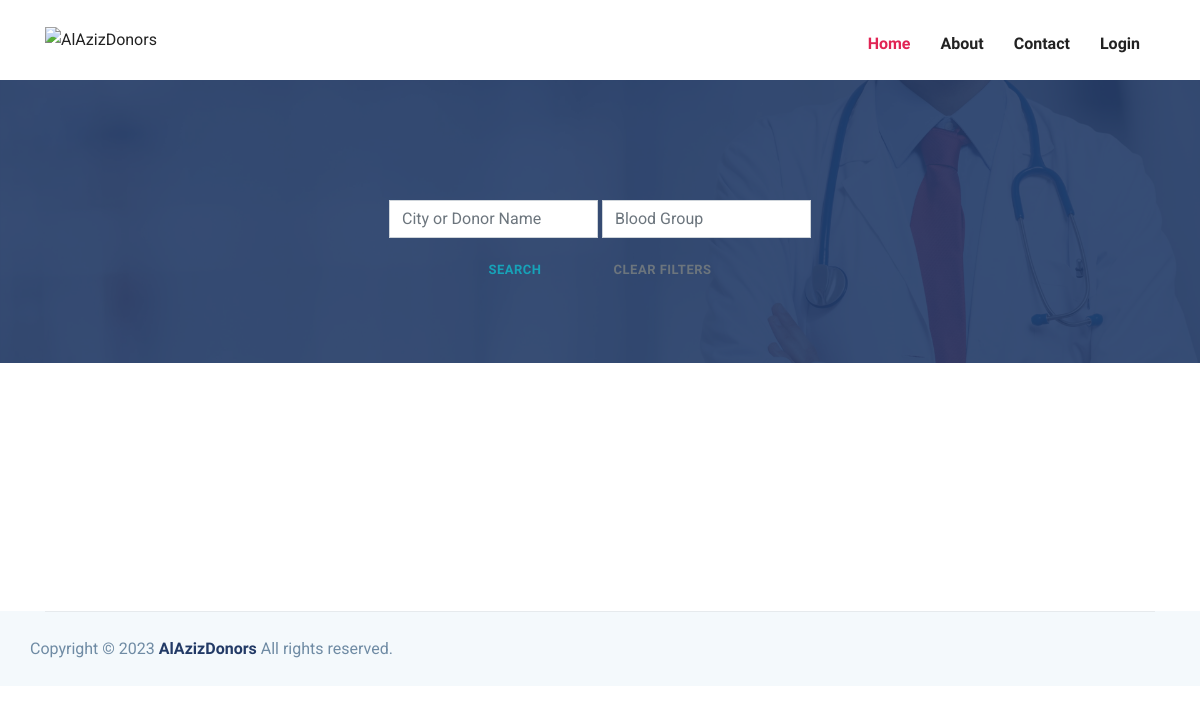
/donorlist/, run on an earlier commit of the app's database.
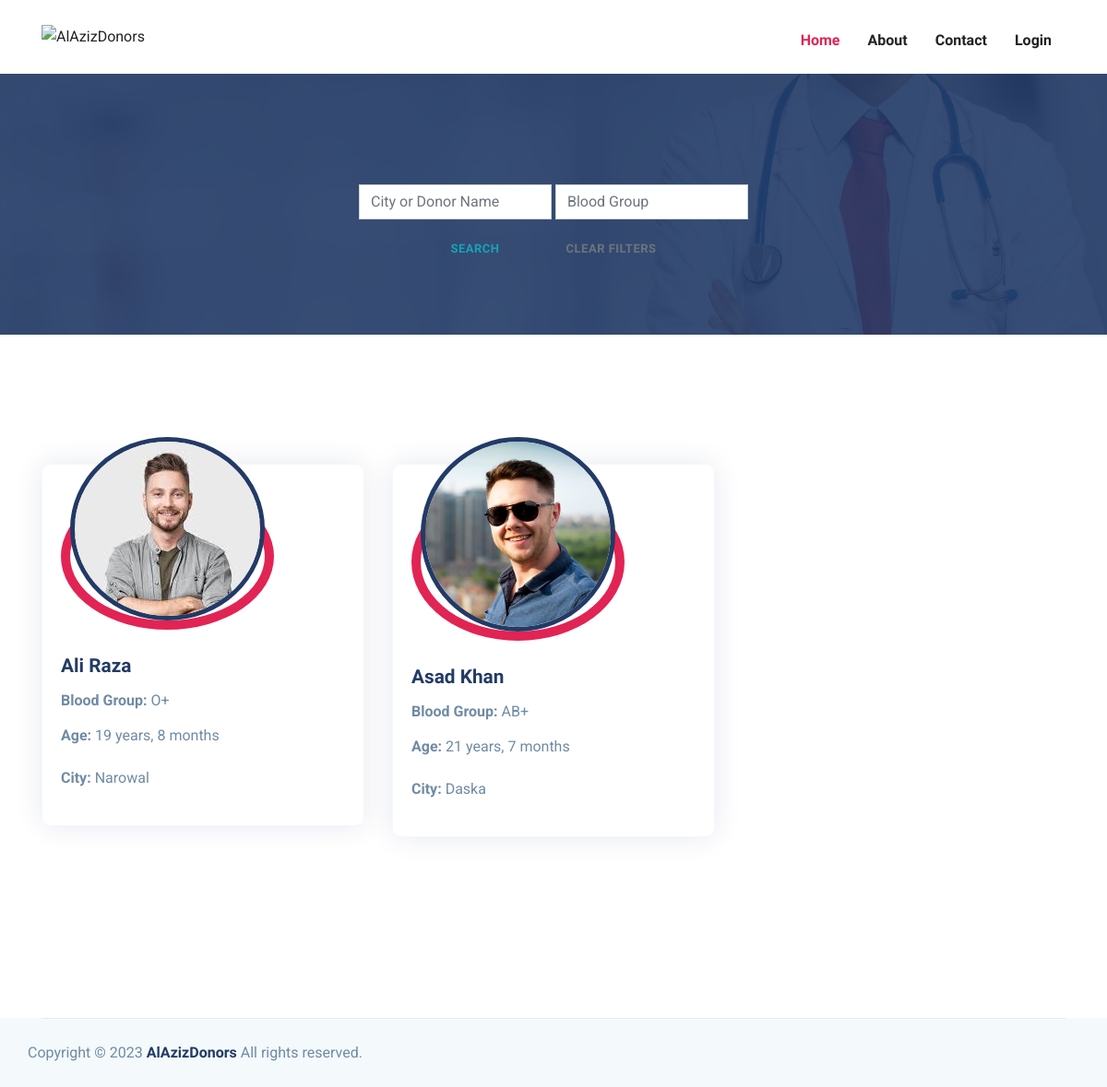
And on a later commit of the database.
### base/models.py (models this page shows, shortened)
class DonorRegister(models.Model):
    fname = models.CharField(max_length=50, blank=False, null=False)
    lname = models.CharField(max_length=50, blank=False, null=False)
    phone = models.CharField(max_length=11, blank=False, null=False)
    city = models.CharField(max_length=50, blank=False, null=False)
    bgroup = models.CharField(max_length=3, blank=False, null=False)
    donorid = models.CharField(max_length=15, unique=True)
    more = models.TextField(null=True, blank=True)
    dob = models.DateField(null=False, blank=False)
    ldonation = models.DateField(null=True, blank=True)
    img = models.ImageField(upload_to='images/', null=True, blank=True)
    user = models.OneToOneField(User, on_delete=models.CASCADE, unique=True, null=True, blank=True)

### base/views.py (the view)
# urls.py: path('donorlist/', views.DonorListView.as_view(), name="donorlist"),
class DonorListView(ListView):
    template_name = "donor-list.html"
    model = DonorRegister
    context_object_name = 'donors'
    def get_queryset(self):
        name_or_city = self.request.GET.get('q', '')
        blood_group = self.request.GET.get('p', '')
        form_submitted = any([name_or_city, blood_group])
        if form_submitted:
            if name_or_city and blood_group:
                queryset = DonorRegister.objects.filter(
                    Q(city__icontains=name_or_city) |
                    Q(fname__icontains=name_or_city) |
                    Q(lname__icontains=name_or_city),
                    Q(bgroup__icontains=blood_group),
                    Q(ldonation__lte=timezone.now() - timedelta(days=56))
                ).order_by('-dob')
            else:
                if name_or_city:
                    queryset = DonorRegister.objects.filter(
                        Q(city__icontains=name_or_city) |
                        Q(fname__icontains=name_or_city) |
                        Q(lname__icontains=name_or_city),
                        Q(ldonation__lte=timezone.now() - timedelta(days=56))
                    ).order_by('-dob')
                else:
                    queryset = DonorRegister.objects.filter(
                        Q(bgroup__icontains=blood_group),
                        Q(ldonation__lte=timezone.now() - timedelta(days=56))
                    ).order_by('-dob')
        else:
            queryset = DonorRegister.objects.filter(
                Q(ldonation__lte=timezone.now() - timedelta(days=56))
            ).order_by('-dob')
        return queryset

### base/context_processors.py (called while the page is built)
def user_image(request):
    user_image_url = None
    if request.user.is_authenticated:
        try:
            user_data = DonorRegister.objects.get(user=request.user)
            user_image_url = user_data.img.url if user_data.img else None
        except DonorRegister.DoesNotExist:
            user_image_url = None
    return {'user_image_url': user_image_url}

### templates/donor-list.html (shortened to what this page needs)
{% extends 'partials/index.html' %}
{% load static %}
{% block body %}
<section class="page-title bg-1">
    <div class="container">
        <div class="row">
            <div class="col-md-12">
                <div class="block text-center">
                    <form action="{% url 'donorlist' %}" method="GET" class="header__search" autocomplete="off">
                        <label>
                            <input name="q" class="form-control me-2" type="search" value="{{ request.GET.q }}"
                                placeholder="City or Donor Name">
                        </label>
                        <label>
                            <input name="p" class="form-control me-2" type="search" value="{{ request.GET.p }}"
                                placeholder="Blood Group">
                        </label>
                        <br>
                        <button class="btn btn-outline-info" type="submit">Search</button>
                        <a href="{% url 'donorlist' %}" class="btn btn-outline-secondary" role="button">Clear Filters</a>
                    </form>
                </div>
            </div>
        </div>
    </div>
</section>
<section class="section service-2">
    <div class="container">
        <div class="row">
            {% for donor in donors %}
            <div class="col-lg-4 col-md-6 col-sm-6">
                <div class="service-block mb-5">
                    <div class="profile-image">
                        <div class="donor-img">
                            <a href="{% url 'donor-profile' donor.pk %}"><img src="{{ donor.img.url }}"
                                    alt="donor-image" class="img-fluid rounded-circle"></a>
                        </div>
                    </div>
                    <div class="content">
                        <h4 class="mt-4 mb-2 title-color">{{ donor.fname }} {{ donor.lname }}</h4>
                        <p class="mb-2"><strong>Blood Group:</strong> {{ donor.bgroup }}</p>
                        <p><strong>Age:</strong> {{ donor.dob|timesince }}</p>
                        <p><strong>City:</strong> {{ donor.city }}</p>
                    </div>
                </div>
            </div>
            {% endfor %}
        </div>
    </div>
</section>
{% endblock body %}

### templates/partials/index.html (shortened to what this page needs)
{% load static %}
<!DOCTYPE html>
<html lang="en">
<head>
  <link rel="stylesheet" href="{% static 'assets/plugins/bootstrap/bootstrap.min.css' %}">
  <link rel="stylesheet" href="{% static 'assets/plugins/icofont/icofont.min.css' %}">
  <link rel="stylesheet" href="{% static 'assets/plugins/slick-carousel/slick/slick.css' %}">
  <link rel="stylesheet" href="{% static 'assets/plugins/slick-carousel/slick/slick-theme.css' %}">
  <link rel="stylesheet" href="{% static 'assets/css/style.css' %}">
</head>
<body id="top">
  {% include "partials/navbar.html" %}
  {% block body %}
  {% endblock body %}
  {% include "partials/footer.html" %}
</body>
</html>

### templates/partials/navbar.html (shortened to what this page needs)
{% load static %}
<header>
    <nav class="navbar navbar-expand-lg navigation shadow-sm" id="navbar">
        <div class="container">
            <a href="{% url 'home' %}">
                <img src="{% static 'assets/images/logo.png' %}" alt="AlAzizDonors">
            </a>
            <div class="collapse navbar-collapse" id="navbarmain">
                <ul class="navbar-nav ml-auto">
                    <li class="nav-item active">
                        <a class="nav-link mt-2" href="{% url 'home' %}">Home</a>
                    </li>
                    <li class="nav-item">
                        <a class="nav-link mt-2" href="{% url 'about' %}">About</a>
                    </li>
                    <li class="nav-item">
                        <a class="nav-link mt-2" href="{% url 'contact' %}">Contact</a>
                    </li>
                    {% if not user.is_authenticated %}
                    <li class="nav-item">
                        <a class="nav-link mt-2" href="{% url 'login' %}">Login</a>
                    </li>
                    {% endif %}
                </ul>
            </div>
        </div>
    </nav>
</header>

### templates/partials/footer.html (shortened to what this page needs)
<footer class=" gray-bg">
	<div class="container ">
		<div class="footer-btm py-4 mt-5 ">
			<div class="row align-items-center justify-content-between">
				<div class="copyright">
					Copyright &copy; 2023 <span class="h6 read-more">AlAzizDonors</span>
					All rights reserved.
				</div>
			</div>
		</div>
	</div>
</footer>

### static/assets/css/style.css (style rules this page uses)
html { overflow-x: hidden; }
body { line-height: 1.6; font-family: "Roboto", sans-serif; -webkit-font-smoothing: antialiased; font-size: 16px; color: #6F8BA4; font-weight: 400; overflow-x: hidden; }
h1, .h1, h2, .h2, h3, .h3, h4, .h4, h5, .h5, h6, .h6 { font-family: "Exo", sans-serif; font-weight: 700; color: #222; }
h4, .h4 { font-size: 1.3rem; line-height: 30px; }
h6, .h6 { font-size: 1rem; }
p { line-height: 30px; }
.form-control { box-shadow: none; border-radius: 0; }
.btn { display: inline-block; font-size: 14px; font-size: 0.8125rem; font-weight: 700; letter-spacing: 0.5px; padding: 0.75rem 2rem; font-family: "Exo", sans-serif; text-transform: uppercase; border-radius: 5px; border: 2px solid transparent; transition: all 0.35s ease; }
.section { padding: 100px 0; }
a { color: #222; text-decoration: none; transition: all 0.35s ease; }
.page-title { padding: 120px 0px 70px 0px; position: relative; }
.title-color { color: #223a66; }
.gray-bg { background: #f4f9fc; }
#navbarmain .nav-link { font-weight: 600; padding: 15px 15px; color: #222; font-family: "Exo", sans-serif; text-transform: capitalize; font-size: 16px; transition: all 0.25s ease; }
#navbarmain .nav-link:hover, #navbarmain .active .nav-link { color: #e12454; }
.bg-1 { background: url("../images/bg/bg-4.jpg") no-repeat 50% 50%; background-size: cover; position: relative; }
.service-block { padding: 20px; margin-top: 40px; border: 1px solid rgba(0, 0, 0, 0.03); border-radius: 10px; box-shadow: 0px 0px 30px 0px rgba(0, 42, 106, 0.1); }
.service-block img { width: 100%; margin-top: -60px; border: 5px solid #223a66; }
.read-more { color: #223a66; }
.footer-btm { border-top: 1px solid rgba(0, 0, 0, 0.06); }
.profile-image { width: 75%; height: 75%; object-fit: cover; border: #e12454 10px solid; border-radius: 50%; }

What changed in the data, as far as the page shows it:
now on this page (row edited): DonorRegister: img (picture), fname "Ali", lname "Raza", bgroup "O+", dob "19 years, 8 months", city "Narowal"
now on this page (row edited): DonorRegister: img (picture), fname "Asad", lname "Khan", bgroup "AB+", dob "21 years, 7 months", city "Daska"
